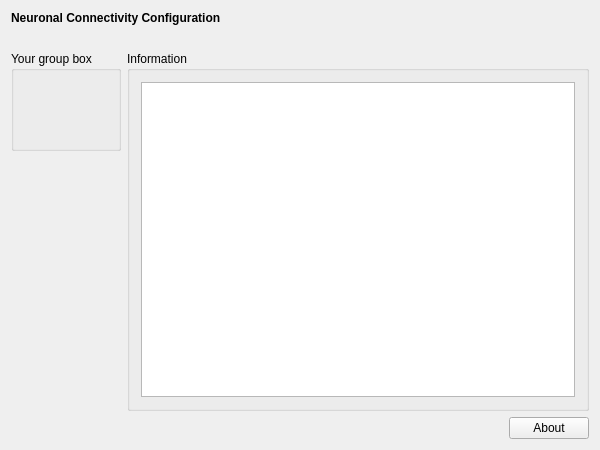
<?xml version="1.0" encoding="UTF-8"?>
<ui version="4.0">
 <class>NeuronalConnectivitySetupWidgetClass</class>
 <widget class="QWidget" name="NeuronalConnectivitySetupWidgetClass">
  <property name="geometry">
   <rect>
    <x>0</x>
    <y>0</y>
    <width>600</width>
    <height>450</height>
   </rect>
  </property>
  <property name="windowTitle">
   <string>DummySetupWidget</string>
  </property>
  <layout class="QVBoxLayout" name="verticalLayout">
   <item>
    <widget class="QLabel" name="m_qLabel_Headline">
     <property name="font">
      <font>
       <weight>75</weight>
       <bold>true</bold>
      </font>
     </property>
     <property name="text">
      <string>Neuronal Connectivity Configuration</string>
     </property>
    </widget>
   </item>
   <item>
    <spacer name="m_qVerticalSpacer_Headline">
     <property name="orientation">
      <enum>Qt::Vertical</enum>
     </property>
     <property name="sizeType">
      <enum>QSizePolicy::Fixed</enum>
     </property>
     <property name="sizeHint" stdset="0">
      <size>
       <width>20</width>
       <height>20</height>
      </size>
     </property>
    </spacer>
   </item>
   <item>
    <layout class="QGridLayout" name="m_qGridLayout_main">
     <item row="0" column="0">
      <widget class="QGroupBox" name="m_qGroupBox_yourGroupBox">
       <property name="sizePolicy">
        <sizepolicy hsizetype="Minimum" vsizetype="Preferred">
         <horstretch>0</horstretch>
         <verstretch>0</verstretch>
        </sizepolicy>
       </property>
       <property name="minimumSize">
        <size>
         <width>0</width>
         <height>100</height>
        </size>
       </property>
       <property name="title">
        <string>Your group box</string>
       </property>
       <property name="flat">
        <bool>false</bool>
       </property>
       <layout class="QGridLayout" name="m_qGridLayout_Properties"/>
      </widget>
     </item>
     <item row="0" column="1" rowspan="2" colspan="2">
      <widget class="QGroupBox" name="m_qGroupBox_Information">
       <property name="title">
        <string>Information</string>
       </property>
       <layout class="QGridLayout" name="m_qGridLayout_Information">
        <item row="0" column="0">
         <widget class="QTextBrowser" name="m_qTextBrowser_Information"/>
        </item>
       </layout>
      </widget>
     </item>
     <item row="2" column="1">
      <spacer name="m_qHorizontalSpacer_About">
       <property name="orientation">
        <enum>Qt::Horizontal</enum>
       </property>
       <property name="sizeHint" stdset="0">
        <size>
         <width>40</width>
         <height>20</height>
        </size>
       </property>
      </spacer>
     </item>
     <item row="1" column="0">
      <spacer name="m_qVerticalSpacer_LeftRow">
       <property name="orientation">
        <enum>Qt::Vertical</enum>
       </property>
       <property name="sizeHint" stdset="0">
        <size>
         <width>20</width>
         <height>40</height>
        </size>
       </property>
      </spacer>
     </item>
     <item row="2" column="2">
      <widget class="QPushButton" name="m_qPushButton_About">
       <property name="text">
        <string>About</string>
       </property>
      </widget>
     </item>
    </layout>
   </item>
  </layout>
 </widget>
 <layoutdefault spacing="6" margin="11"/>
 <resources/>
 <connections/>
</ui>
